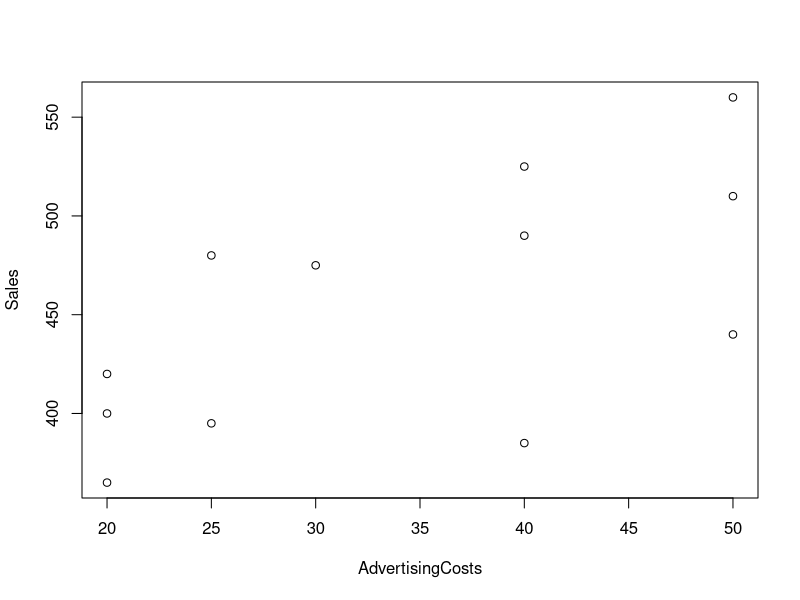
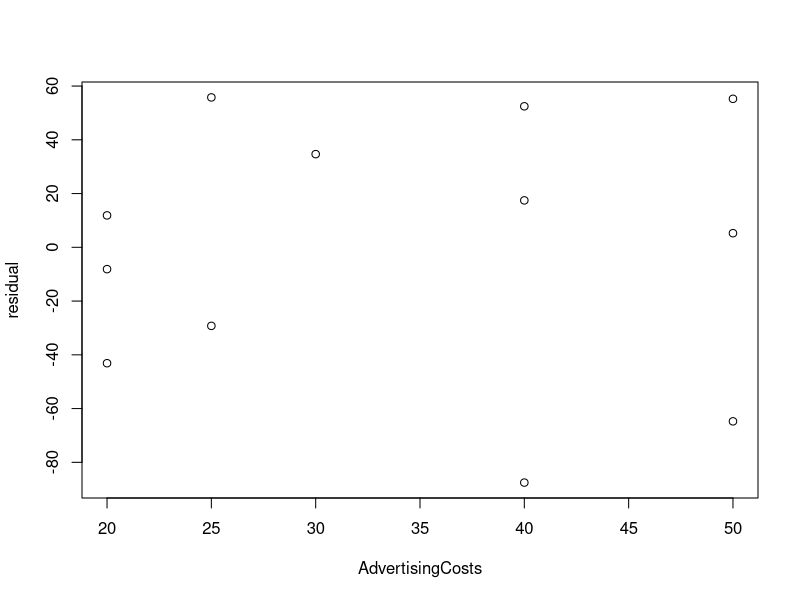
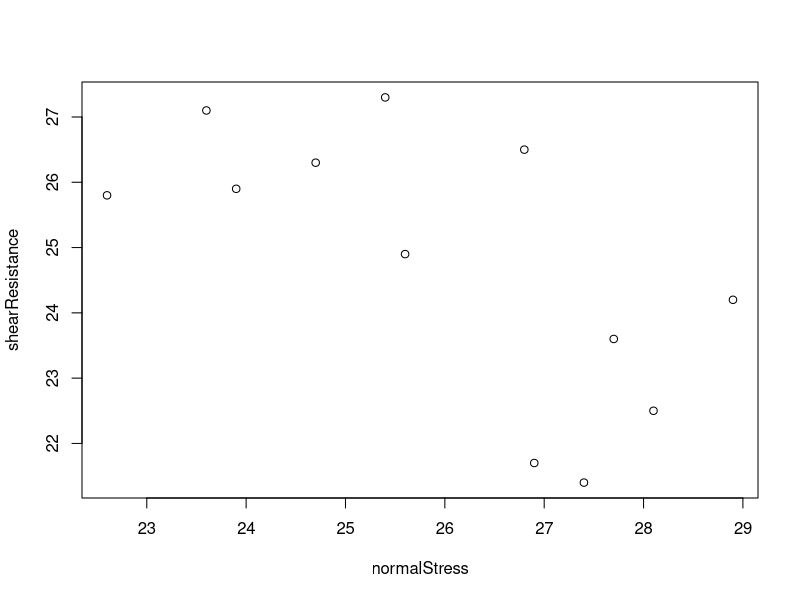

Generate these figures, in order, with R:
## Question1
# Loading the data
adv = read.csv("ques1.csv", header=TRUE)
colnames(adv)=c("AdvertisingCosts","Sales")
adv
# (a)Scatter plot
attach(adv)
plot(Sales~AdvertisingCosts)
# (b)Equation of regression line
# Fit the regression model using the fnction lm():
adv.lm<-lm(Sales~AdvertisingCosts,data= adv)
# Use the function summary() to get results
summary(adv.lm)
# Hence, b0=343.706, b1=3.221
# (c)Estimation for $35
343.706 + 35*3.221
# (d)residuals Vs advertising costs
#create the table of fitted values and residuals
advNew=data.frame(adv,fitted.value=fitted(adv.lm),residual=resid(adv.lm))
advNew
plot(residual~AdvertisingCosts, data=advNew)
# From the plot, we can say that advertising costs do not explain all the variability in Sales.
# There is no pattern which means higher-degree polynomial fit is not required.

## Question-2
# (a)Equation of regression line
# Loading the data
data = read.csv("ques2.csv")
data
attach(data)
plot(shearResistance~normalStress)
# Fit the regression model using the fnction lm():
data.lm<-lm(shearResistance~normalStress,data= data)
# Use the function summary() to get results
summary(data.lm)
# Hence, b0=42.5818, b1=-0.6861
# (b) Estimation for normal stress 24.5
42.5818-0.6861*24.5
